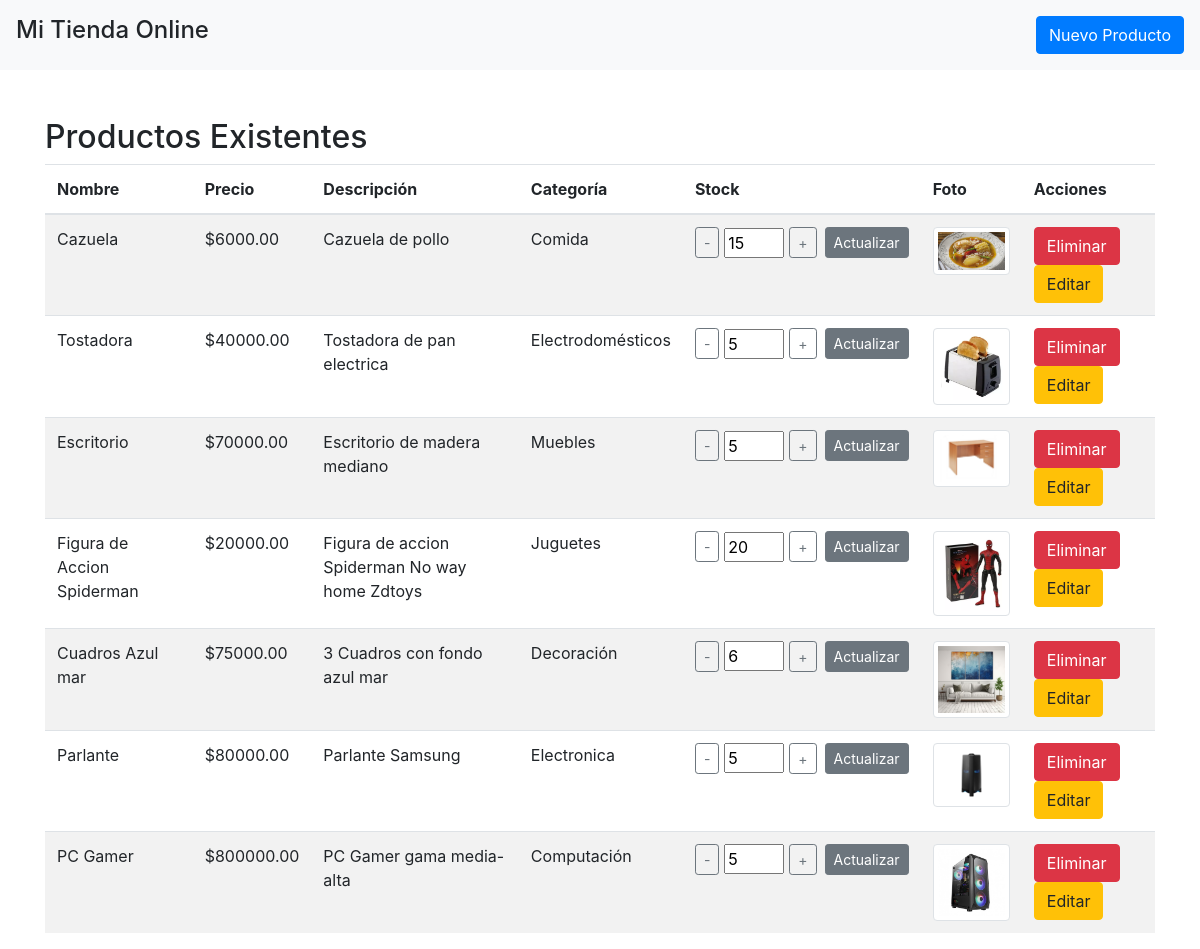
Page /view_all_purchases/ on the committed database.
### main/models.py (models this page shows, shortened)
class Product(models.Model):
    name = models.CharField(max_length=100)
    price = models.DecimalField(max_digits=10, decimal_places=2)
    description = models.TextField(max_length=250, null=True)
    category = models.ForeignKey(Category, on_delete=models.CASCADE)
    photo = models.ImageField(upload_to='products/')
    stock = models.IntegerField(default=0)

class Category(models.Model):
    name = models.CharField(max_length=100, null=True)

### main/views.py (the view, shortened to what this page needs)
# urls.py: path('view_all_purchases/', views.view_all_purchases, name='view_all_purchases'),
def view_all_purchases(request):
    products = Product.objects.all()
    categories = Category.objects.all()
    return render(request, 'view_all_purchases.html', {'products': products, 'categories': categories})

### main/templates/view_all_purchases.html (shortened to what this page needs)
{% load static %}
{% load custom_filters %}
<!DOCTYPE html>
<html lang="es">
<head>
    <link rel="stylesheet" href="https://maxcdn.bootstrapcdn.com/bootstrap/4.5.2/css/bootstrap.min.css">
    <link rel="stylesheet" href="{% static 'main/css/style.css' %}">
</head>
<body>
    <div class="container-fluid bg-light p-3">
        <div class="d-flex justify-content-between">
            <div>
                <h4>Mi Tienda Online</h4>
            </div>
            <div>
                <button class="btn btn-primary" data-toggle="modal" data-target="#addProductModal">Nuevo Producto</button>
            </div>
        </div>
    </div>
    <div class="container mt-5">
        <h2>Productos Existentes</h2>
        <table class="table table-striped">
            <thead>
                <tr>
                    <th>Nombre</th>
                    <th>Precio</th>
                    <th>Descripción</th>
                    <th>Categoría</th>
                    <th>Stock</th>
                    <th>Foto</th>
                    <th>Acciones</th>
                </tr>
            </thead>
            <tbody>
                {% for product in products %}
                <tr>
                    <td>{{ product.name }}</td>
                    <td>${{ product.price }}</td>
                    <td>{{ product.description }}</td>
                    <td>{{ product.category.name }}</td>
                    <td>
                        <form method="post" style="display:inline;">
                            <div class="d-flex align-items-center">
                                <button type="button" class="btn btn-outline-secondary btn-sm" onclick="decrementStock(this.nextElementSibling)">-</button>
                                <input type="number" name="stock" value="{{ product.stock }}" min="0" required style="width: 60px; margin: 0 5px;">
                                <button type="button" class="btn btn-outline-secondary btn-sm" onclick="incrementStock(this.previousElementSibling)">+</button>
                                <button type="submit" name="update_stock" class="btn btn-secondary btn-sm ml-2">Actualizar</button>
                            </div>
                        </form>
                    </td>
                    <td><img src="{{ product.photo.url }}" alt="{{ product.name }}" class="img-thumbnail" style="max-height: 100px;"></td>
                    <td>
                        <form method="post" style="display:inline;">
                            <button type="submit" name="delete_product" class="btn btn-danger">Eliminar</button>
                        </form>
                        <button class="btn btn-warning" data-toggle="modal" data-target="#editProductModal{{ product.id }}">Editar</button>
                    </td>
                </tr>
                {% endfor %}
            </tbody>
        </table>
    </div>
</body>
</html>

### main/static/main/css/style.css (style rules this page uses)
.btn-danger { background-color: #dc3545; border-color: #dc3545; color: white; }
.btn-secondary { background-color: #6c757d; border-color: #6c757d; color: white; }

### rows in the picture
Product: name "Cazuela", price "6000.00", description "Cazuela de pollo", category.name "Comida", stock "15", photo (picture)
Product: name "Tostadora", price "40000.00", description "Tostadora de pan electrica", category.name "Electrodomésticos", stock "5", photo (picture)
Product: name "Escritorio", price "70000.00", description "Escritorio de madera mediano", category.name "Muebles", stock "5", photo (picture)
Product: name "Figura de Accion Spiderman", price "20000.00", description "Figura de accion Spiderman No way home Zdtoys", category.name "Juguetes", stock "20", photo (picture)
Product: name "Cuadros Azul mar", price "75000.00", description "3 Cuadros con fondo azul mar", category.name "Decoración", stock "6", photo (picture)
Product: name "Parlante", price "80000.00", description "Parlante Samsung", category.name "Electronica", stock "5", photo (picture)
Product: name "PC Gamer", price "800000.00", description "PC Gamer gama media-alta", category.name "Computación", stock "5", photo (picture)
